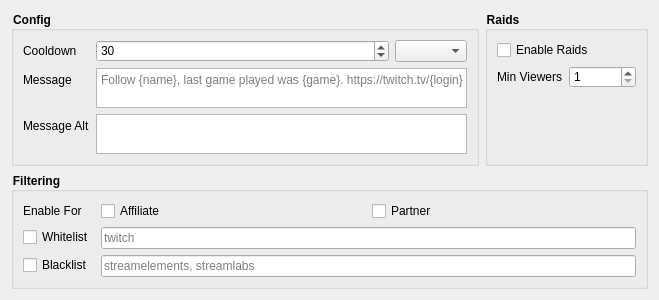
<?xml version="1.0" encoding="UTF-8"?>
<ui version="4.0">
 <class>ChatStore</class>
 <widget class="QWidget" name="ChatStore">
  <property name="geometry">
   <rect>
    <x>0</x>
    <y>0</y>
    <width>659</width>
    <height>293</height>
   </rect>
  </property>
  <property name="windowTitle">
   <string>Form</string>
  </property>
  <layout class="QVBoxLayout" name="verticalLayout">
   <item>
    <layout class="QHBoxLayout" name="horizontalLayout_3">
     <item>
      <widget class="QGroupBox" name="configGroup">
       <property name="styleSheet">
        <string notr="true">QGroupBox { font-weight: bold; }</string>
       </property>
       <property name="title">
        <string>Config</string>
       </property>
       <layout class="QVBoxLayout" name="verticalLayout_5">
        <item>
         <layout class="QFormLayout" name="formLayout">
          <item row="0" column="0">
           <widget class="QLabel" name="cooldown_label">
            <property name="text">
             <string>Cooldown</string>
            </property>
           </widget>
          </item>
          <item row="0" column="1">
           <layout class="QHBoxLayout" name="horizontalLayout">
            <item>
             <widget class="QSpinBox" name="cooldown_spin_box">
              <property name="sizePolicy">
               <sizepolicy hsizetype="Expanding" vsizetype="Fixed">
                <horstretch>0</horstretch>
                <verstretch>0</verstretch>
               </sizepolicy>
              </property>
              <property name="maximum">
               <number>1440</number>
              </property>
              <property name="value">
               <number>30</number>
              </property>
             </widget>
            </item>
            <item>
             <widget class="QComboBox" name="cooldown_combo_box">
              <property name="sizePolicy">
               <sizepolicy hsizetype="Maximum" vsizetype="Fixed">
                <horstretch>0</horstretch>
                <verstretch>0</verstretch>
               </sizepolicy>
              </property>
             </widget>
            </item>
           </layout>
          </item>
          <item row="1" column="0">
           <widget class="QLabel" name="message_label">
            <property name="text">
             <string>Message</string>
            </property>
           </widget>
          </item>
          <item row="1" column="1">
           <widget class="PlainTextEdit" name="message_text_edit">
            <property name="sizePolicy">
             <sizepolicy hsizetype="Expanding" vsizetype="Preferred">
              <horstretch>0</horstretch>
              <verstretch>0</verstretch>
             </sizepolicy>
            </property>
            <property name="minimumSize">
             <size>
              <width>0</width>
              <height>40</height>
             </size>
            </property>
            <property name="maximumSize">
             <size>
              <width>16777215</width>
              <height>80</height>
             </size>
            </property>
            <property name="placeholderText">
             <string>Follow {name}, last game played was {game}. https://twitch.tv/{login}</string>
            </property>
           </widget>
          </item>
          <item row="2" column="0">
           <widget class="QLabel" name="message_alt_label">
            <property name="text">
             <string>Message Alt</string>
            </property>
           </widget>
          </item>
          <item row="2" column="1">
           <widget class="PlainTextEdit" name="message_alt_text_edit">
            <property name="sizePolicy">
             <sizepolicy hsizetype="Expanding" vsizetype="Fixed">
              <horstretch>0</horstretch>
              <verstretch>0</verstretch>
             </sizepolicy>
            </property>
            <property name="minimumSize">
             <size>
              <width>0</width>
              <height>40</height>
             </size>
            </property>
            <property name="maximumSize">
             <size>
              <width>16777215</width>
              <height>80</height>
             </size>
            </property>
           </widget>
          </item>
         </layout>
        </item>
       </layout>
      </widget>
     </item>
     <item>
      <widget class="QGroupBox" name="groupBox">
       <property name="styleSheet">
        <string notr="true">QGroupBox { font-weight: bold; }</string>
       </property>
       <property name="title">
        <string>Raids</string>
       </property>
       <layout class="QVBoxLayout" name="verticalLayout_2">
        <item>
         <widget class="QCheckBox" name="raids_enabled_check_box">
          <property name="text">
           <string>Enable Raids</string>
          </property>
         </widget>
        </item>
        <item>
         <layout class="QFormLayout" name="formLayout_2">
          <item row="0" column="0">
           <widget class="QLabel" name="label_2">
            <property name="text">
             <string>Min Viewers</string>
            </property>
           </widget>
          </item>
          <item row="0" column="1">
           <widget class="QSpinBox" name="raid_min_viewers_spin_box">
            <property name="minimum">
             <number>1</number>
            </property>
            <property name="maximum">
             <number>1000000</number>
            </property>
           </widget>
          </item>
         </layout>
        </item>
       </layout>
      </widget>
     </item>
    </layout>
   </item>
   <item>
    <widget class="QGroupBox" name="filteringGroup">
     <property name="styleSheet">
      <string notr="true">QGroupBox { font-weight: bold; }</string>
     </property>
     <property name="title">
      <string>Filtering</string>
     </property>
     <layout class="QVBoxLayout" name="verticalLayout_4">
      <item>
       <layout class="QFormLayout" name="formLayout_3">
        <item row="1" column="0">
         <widget class="QCheckBox" name="whitelist_enabled_checkbox">
          <property name="text">
           <string>Whitelist</string>
          </property>
         </widget>
        </item>
        <item row="1" column="1">
         <widget class="QLineEdit" name="whitelist_line_edit">
          <property name="enabled">
           <bool>true</bool>
          </property>
          <property name="placeholderText">
           <string>twitch</string>
          </property>
         </widget>
        </item>
        <item row="2" column="0">
         <widget class="QCheckBox" name="blacklist_enabled_checkbox">
          <property name="text">
           <string>Blacklist</string>
          </property>
         </widget>
        </item>
        <item row="2" column="1">
         <widget class="QLineEdit" name="blacklist_line_edit">
          <property name="placeholderText">
           <string>streamelements, streamlabs</string>
          </property>
         </widget>
        </item>
        <item row="0" column="0">
         <widget class="QLabel" name="label">
          <property name="text">
           <string>Enable For</string>
          </property>
         </widget>
        </item>
        <item row="0" column="1">
         <layout class="QHBoxLayout" name="horizontalLayout_2">
          <item>
           <widget class="QCheckBox" name="affiliate_enabled_check_box">
            <property name="text">
             <string>Affiliate</string>
            </property>
           </widget>
          </item>
          <item>
           <widget class="QCheckBox" name="partner_enabled_check_box">
            <property name="text">
             <string>Partner</string>
            </property>
           </widget>
          </item>
         </layout>
        </item>
       </layout>
      </item>
     </layout>
    </widget>
   </item>
   <item>
    <spacer name="verticalSpacer">
     <property name="sizeHint" stdset="0">
      <size>
       <width>0</width>
       <height>0</height>
      </size>
     </property>
    </spacer>
   </item>
  </layout>
 </widget>
 <customwidgets>
  <customwidget>
   <class>PlainTextEdit</class>
   <extends>QPlainTextEdit</extends>
   <header>.</header>
  </customwidget>
 </customwidgets>
 <resources/>
 <connections/>
</ui>
